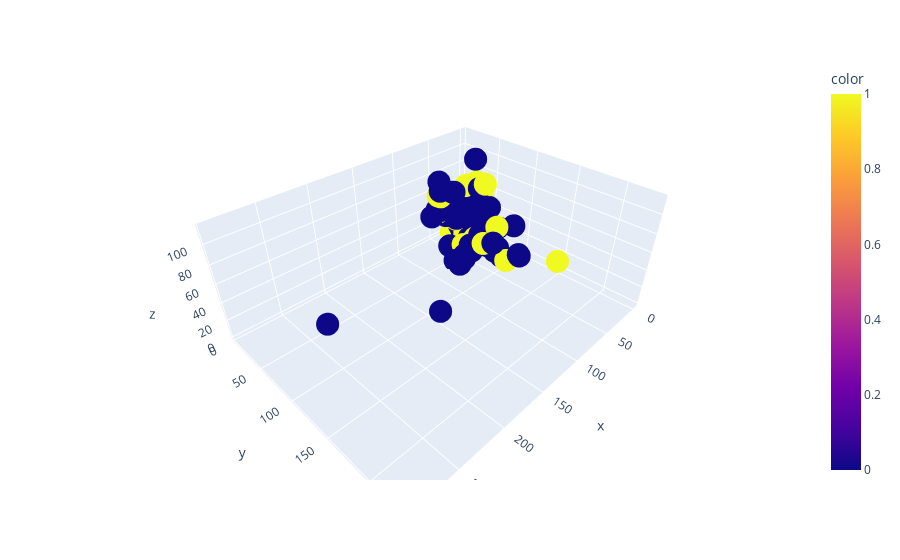

Here is the notebook cell this chart was saved with:
### Code cell
# 3D Visualization of the test data
embeddings_test = encoder.predict(auto_test_preprocessed)

embeddings_test = pd.DataFrame(embeddings_test, columns=['x', 'y', 'z'])
fig = px.scatter_3d(embeddings_test, x='x', y='y', z='z', color=auto_test['DEFAULT'])
fig.show()

### Figure 1 — Plotly figure (JSON) as saved in the notebook; plotly's stock layout.template omitted (floating-point values rounded to 4 significant figures; data arrays with more than 128 entries replaced by an {"elided": "..."} marker saying what was removed)
{"data": [{"hovertemplate": "x=%{x}<br>y=%{y}<br>z=%{z}<br>color=%{marker.color}<extra></extra>", "legendgroup": "", "marker": {"color": {"elided": "250 int values"}, "coloraxis": "coloraxis", "symbol": "circle"}, "mode": "markers", "name": "", "scene": "scene", "showlegend": false, "type": "scatter3d", "x": {"elided": "250 float values"}, "y": {"elided": "250 float values"}, "z": {"elided": "250 float values"}}], "layout": {"coloraxis": {"colorbar": {"title": {"text": "color"}}, "colorscale": [[0, "#0d0887"], [0.1111, "#46039f"], [0.2222, "#7201a8"], [0.3333, "#9c179e"], [0.4444, "#bd3786"], [0.5556, "#d8576b"], [0.6667, "#ed7953"], [0.7778, "#fb9f3a"], [0.8889, "#fdca26"], [1, "#f0f921"]]}, "legend": {"tracegroupgap": 0}, "margin": {"t": 60}, "scene": {"domain": {"x": [0, 1], "y": [0, 1]}, "xaxis": {"title": {"text": "x"}}, "yaxis": {"title": {"text": "y"}}, "zaxis": {"title": {"text": "z"}}}}}
